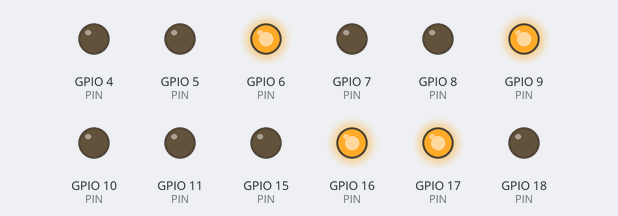
Bench run of a sketch on a simulated ESP32-S3. On the bench: output pins drawn as LEDs (lit = HIGH).

Above: at 2.5 s.
At 6.0 s:
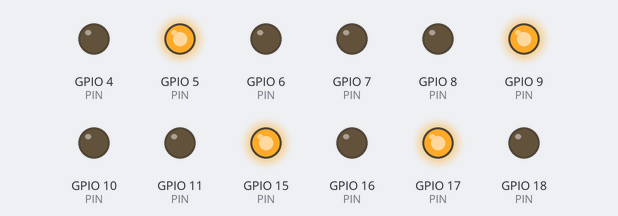
At 7.5 s:
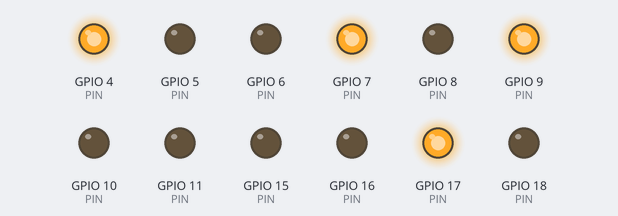
At 10.5 s:
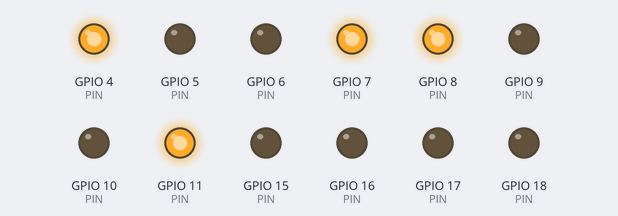
At 14.0 s:
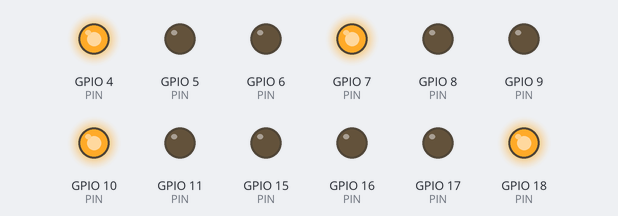
Timing chart, 0 to 20.8 s (numbered marks = the images above):
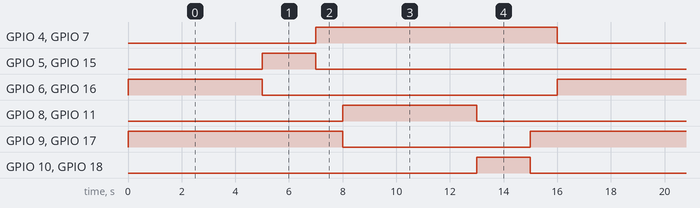

Measured:
- by itself, GPIO 4 (PIN), GPIO 7 (PIN), GPIO 9 (PIN), GPIO 17 (PIN): alternates HIGH for 9.0 s and LOW for 7.0 s
- by itself, GPIO 5 (PIN), GPIO 10 (PIN), GPIO 15 (PIN), GPIO 18 (PIN): alternates HIGH for 2.0 s and LOW for 14.0 s
- by itself, GPIO 6 (PIN), GPIO 8 (PIN), GPIO 11 (PIN), GPIO 16 (PIN): alternates HIGH for 5.0 s and LOW for 11.0 s

The sketch:

05_Semaforo_4_Cruces.ino
```cpp
// Ejercicio 5: Semáforo de 4 vías (Norte, Sur, Este, Oeste)  |  Placa: ESP32-S3 N16R8
// Norte-Sur y Este-Oeste se alternan: nunca hay verde en ambos ejes a la vez.
// Cada LED lleva su resistencia de 220 ohm.

enum Color { ROJO = 0, AMARILLO = 1, VERDE = 2 };

// Filas: Norte, Sur, Este, Oeste | Columnas: rojo, amarillo, verde
const int PIN[4][3] = {{4,5,6},{7,15,16},{17,18,8},{9,10,11}};

void ponerSemaforo(int s, Color c) {
  for (int i = 0; i < 3; i++) digitalWrite(PIN[s][i], i == c);  // enciende solo el color pedido
}

// Norte y Sur cambian juntos; Este y Oeste cambian juntos
void estado(Color ns, Color eo) {
  ponerSemaforo(0, ns); ponerSemaforo(1, ns);
  ponerSemaforo(2, eo); ponerSemaforo(3, eo);
}

void setup() {
  for (int s = 0; s < 4; s++)
    for (int c = 0; c < 3; c++) pinMode(PIN[s][c], OUTPUT);
  estado(ROJO, ROJO);
}

void loop() {
  estado(VERDE, ROJO);    delay(5000);   // pasa Norte-Sur
  estado(AMARILLO, ROJO); delay(2000);
  estado(ROJO, ROJO);     delay(1000);   // despeje: todos en rojo
  estado(ROJO, VERDE);    delay(5000);   // pasa Este-Oeste
  estado(ROJO, AMARILLO); delay(2000);
  estado(ROJO, ROJO);     delay(1000);
}
```
